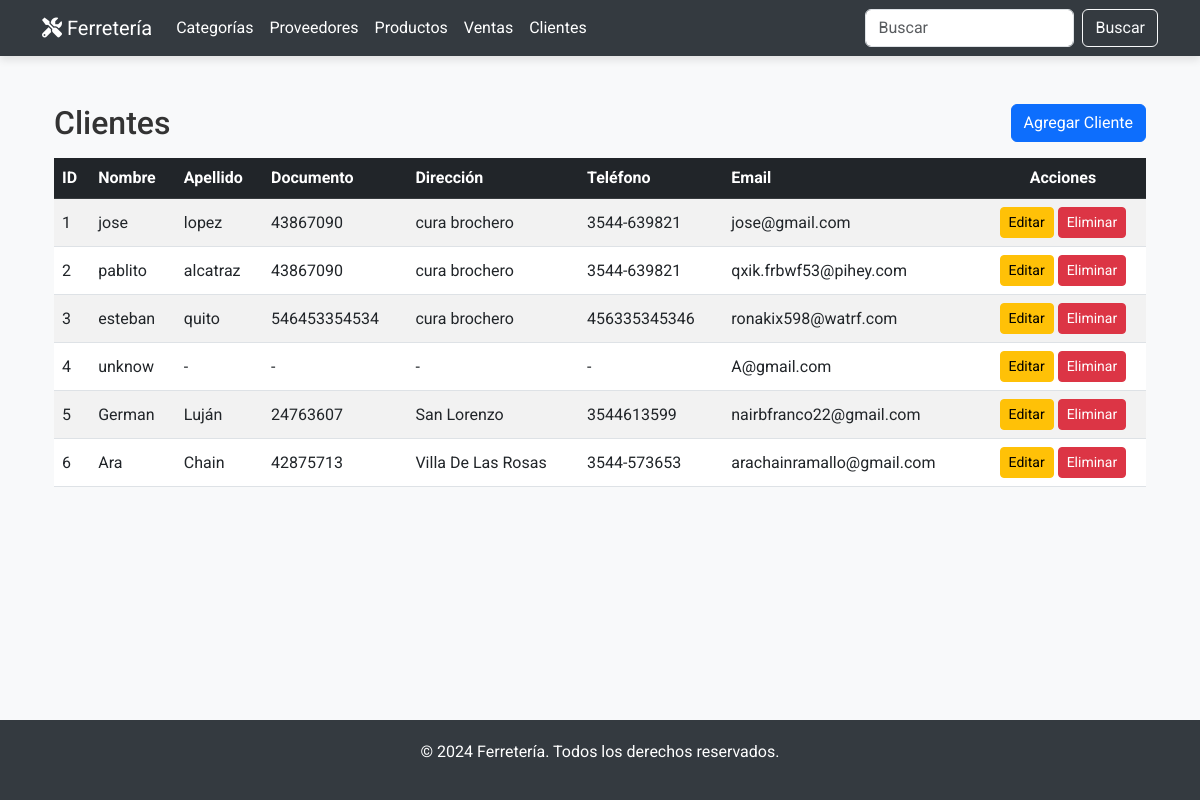
Page /clientes/ on the earlier database version.
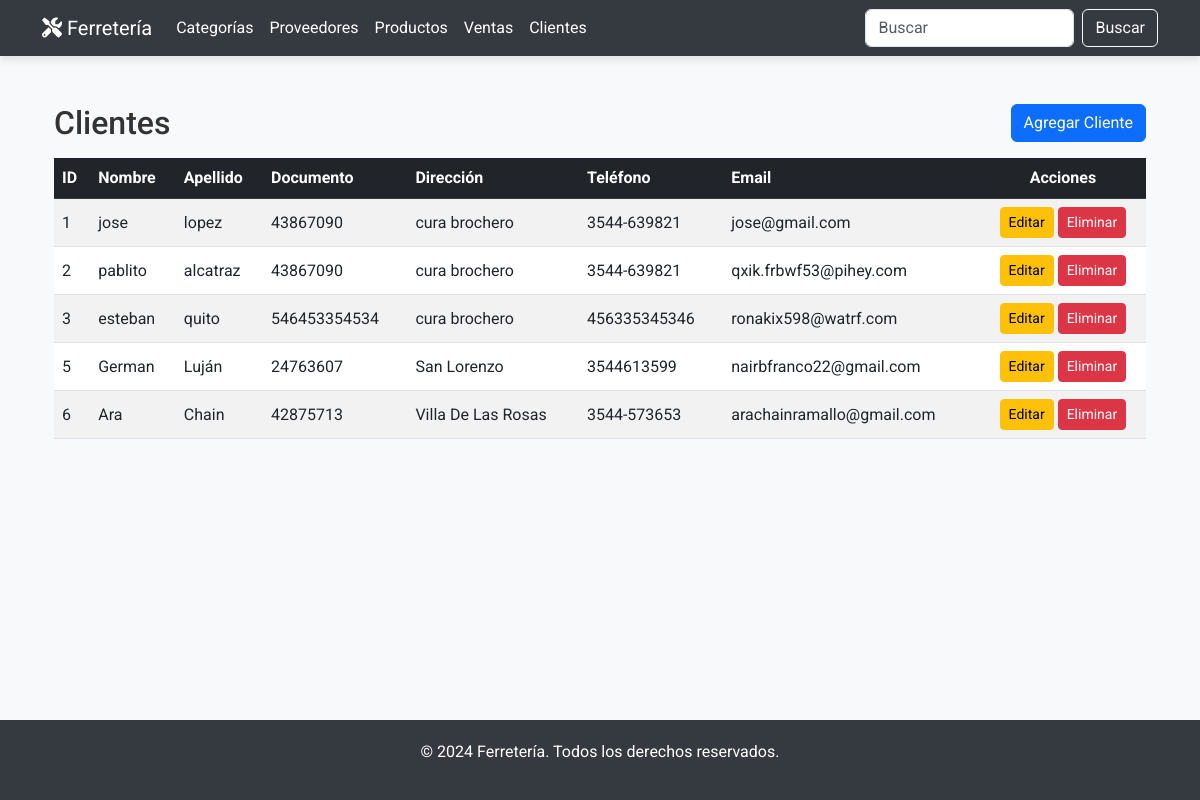
Same page on the later database version.
### miAplicacion/models.py (models this page shows, shortened)
class Cliente(models.Model):
    nombre = models.CharField(max_length=50)
    apellido = models.CharField(max_length=100)
    documento = models.CharField(max_length=50)
    direccion = models.CharField(max_length=200, default='', blank=True)
    telefono = models.CharField(max_length=15)
    email = models.EmailField(default='', blank=True)

### miAplicacion/views.py (the view)
# urls.py: path('clientes/', views.cliente_lista, name='cliente_lista'),
def cliente_lista(request):
    clientes = Cliente.objects.all()
    return render(request, 'clientes/cliente_lista.html', {'clientes': clientes})

### miAplicacion/templates/clientes/cliente_lista.html (shortened to what this page needs)
{% extends 'base.html' %}
{% block content %}
<div class="container my-5">
    <div class="d-flex justify-content-between align-items-center mb-3">
        <h2 class="mb-0">Clientes</h2>
        <a href="{% url 'cliente_agregar' %}" class="btn btn-primary">Agregar Cliente</a>
    </div>
    <div class="table-responsive">
        <table class="table table-striped table-hover align-middle">
            <thead class="table-dark">
                <tr>
                    <th>ID</th>
                    <th>Nombre</th>
                    <th>Apellido</th>
                    <th>Documento</th>
                    <th>Dirección</th>
                    <th>Teléfono</th>
                    <th>Email</th>
                    <th class="text-center">Acciones</th>
                </tr>
            </thead>
            <tbody>
                {% for cliente in clientes %}
                <tr>
                    <td>{{ cliente.id }}</td>
                    <td>{{ cliente.nombre }}</td>
                    <td>{{ cliente.apellido }}</td>
                    <td>{{ cliente.documento }}</td>
                    <td>{{ cliente.direccion }}</td>
                    <td>{{ cliente.telefono }}</td>
                    <td>{{ cliente.email }}</td>
                    <td class="text-center">
                        <a href="{% url 'cliente_editar' cliente.id %}" class="btn btn-warning btn-sm">Editar</a>
                        <a href="{% url 'cliente_eliminar' cliente.id %}" class="btn btn-danger btn-sm">Eliminar</a>
                    </td>
                </tr>
                {% endfor %}
            </tbody>
        </table>
    </div>
</div>
{% endblock %}

### miAplicacion/templates/base.html (shortened to what this page needs)
<!DOCTYPE html>
<html lang="es">
<head>
    <link href="https://cdn.jsdelivr.net/npm/bootstrap@5.3.0/dist/css/bootstrap.min.css" rel="stylesheet">
    <link rel="stylesheet" href="https://cdnjs.cloudflare.com/ajax/libs/font-awesome/6.0.0-beta3/css/all.min.css">
</head>
<body>
    <nav class="navbar navbar-expand-lg navbar-dark">
        <div class="container">
            <a class="navbar-brand" href="{% url 'index' %}">
                <i class="fas fa-tools"></i> Ferretería
            </a>
            <div class="collapse navbar-collapse" id="navbarNav">
                <ul class="navbar-nav me-auto">
                    <li class="nav-item">
                        <a class="nav-link" href="{% url 'categoria_list' %}">Categorías</a>
                    </li>
                    <li class="nav-item">
                        <a class="nav-link" href="{% url 'proveedor_list' %}">Proveedores</a>
                    </li>
                    <li class="nav-item">
                        <a class="nav-link" href="{% url 'productos_list' %}">Productos</a>
                    </li>
                        <a class="nav-link" href="{% url 'venta_lista' %}">Ventas</a>
                        <a class="nav-link" href="{% url 'cliente_lista' %}">Clientes</a>
                </ul>
                <form class="d-flex">
                    <input class="form-control me-2" type="search" placeholder="Buscar" aria-label="Search">
                    <button class="btn btn-outline-light" type="submit">Buscar</button>
                </form>
            </div>
        </div>
    </nav>
    <main class="container">
        {% block content %}{% endblock %}
    </main>
    <footer class="footer">
        <p>&copy; 2024 Ferretería. Todos los derechos reservados.</p>
    </footer>
</body>
</html>

### miAplicacion/templates/base.html (style rules this page uses)
body { font-family: 'Roboto', sans-serif; background-color: #f8f9fa; color: #333; display: flex; flex-direction: column; min-height: 100vh; }
.navbar { background-color: #343a40; box-shadow: 0 4px 8px rgba(0, 0, 0, 0.1); }
.navbar-brand, .navbar-nav .nav-link { color: #fff; }
.container { flex: 1; }
.footer { background-color: #343a40; color: #fff; padding: 20px 0; text-align: center; margin-top: auto; }

Differences in the rows shown:
removed Cliente: id "4", nombre "unknow", apellido "-", documento "-", direccion "-", telefono "-", email "A@gmail.com"
